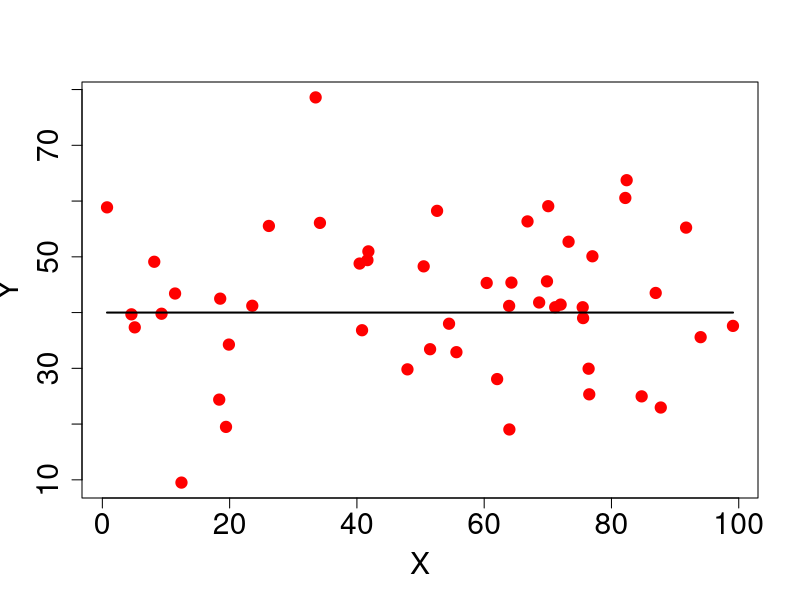
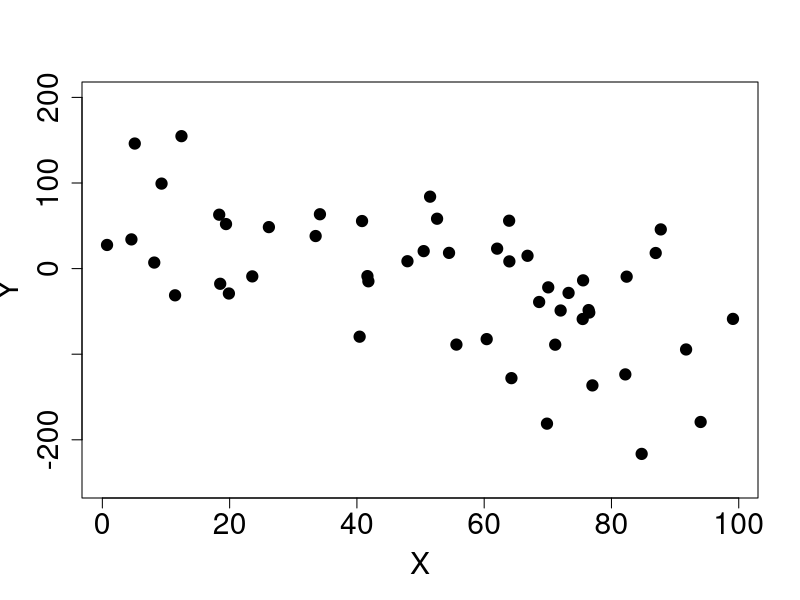
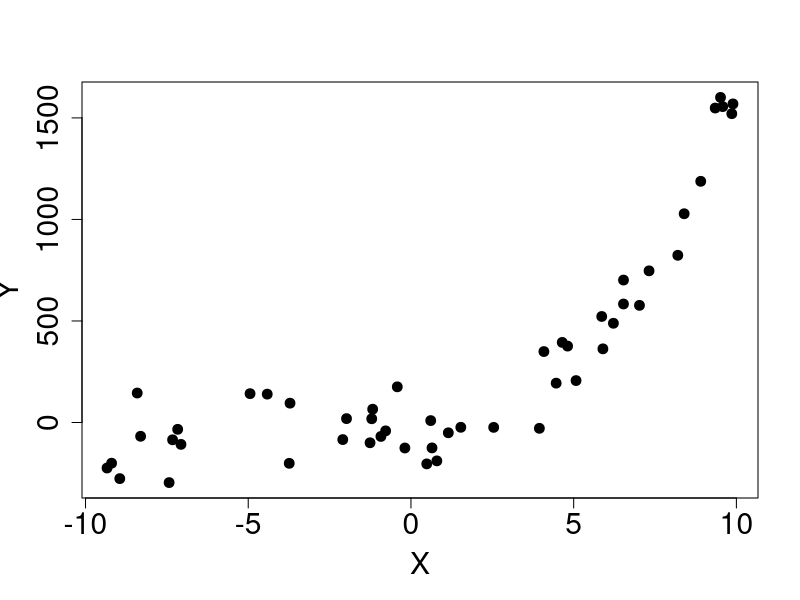

The R source for these figures, in order:
library(car)

X <- runif(50,0,100)
Y <- rnorm(50,40,10)
plot(Y ~ X, pch=19, col="red",cex.axis=1.8, cex.lab=1.8, cex=1.5)
curve(40+0*x,add=TRUE, lwd=2)




Y <- 40 - 1.3*X + rnorm(50,0,60)
plot(Y ~ X, pch=19,cex.axis=1.8, cex.lab=1.8, cex=1.5, ylim=c(-250,200))
cor(X,Y)


X <- runif(50, -10, 10)
Y <- X^3 + 7*X^2 + rnorm(50,0,100)
plot(Y ~ X, pch=19,cex.axis=1.8, cex.lab=1.8, cex=1.3)
